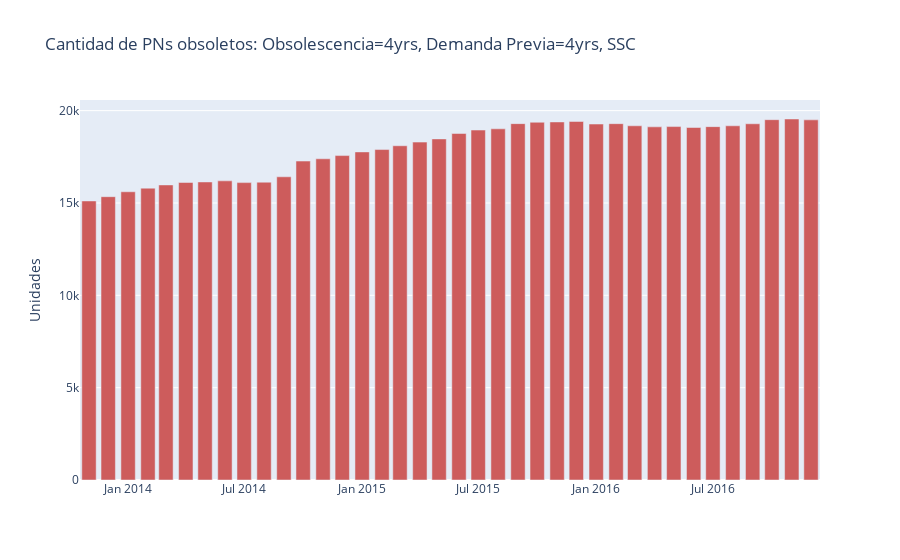

Notebook code for this chart:
### Code cell
PNs, PNs_n = get_def_obsoletos(linea, years_obsoleto=4, years_dda_previa=4, grafico=True)

### Figure 1 — Plotly figure (JSON) as saved in the notebook; plotly's stock layout.template omitted (floating-point values rounded to 4 significant figures)
{"data": [{"marker": {"color": "indianred"}, "name": "Primary Product", "type": "bar", "x": ["2013-11-01", "2013-12-01", "2014-01-01", "2014-02-01", "2014-03-01", "2014-04-01", "2014-05-01", "2014-06-01", "2014-07-01", "2014-08-01", "2014-09-01", "2014-10-01", "2014-11-01", "2014-12-01", "2015-01-01", "2015-02-01", "2015-03-01", "2015-04-01", "2015-05-01", "2015-06-01", "2015-07-01", "2015-08-01", "2015-09-01", "2015-10-01", "2015-11-01", "2015-12-01", "2016-01-01", "2016-02-01", "2016-03-01", "2016-04-01", "2016-05-01", "2016-06-01", "2016-07-01", "2016-08-01", "2016-09-01", "2016-10-01", "2016-11-01", "2016-12-01"], "y": [15109, 15340, 15607, 15803, 15977, 16109, 16138, 16197, 16102, 16126, 16417, 17269, 17392, 17566, 17765, 17893, 18098, 18295, 18469, 18761, 18948, 19014, 19296, 19371, 19387, 19414, 19274, 19294, 19179, 19122, 19136, 19086, 19134, 19179, 19288, 19510, 19547, 19500]}], "layout": {"autosize": true, "barmode": "group", "title": {"text": "Cantidad de PNs obsoletos: Obsolescencia=4yrs, Demanda Previa=4yrs, SSC"}, "xaxis": {"autorange": true, "range": ["2013-10-18", "2016-12-15"], "type": "date"}, "yaxis": {"autorange": true, "range": [0, 20580.0], "title": {"text": "Unidades"}, "type": "linear"}}}
